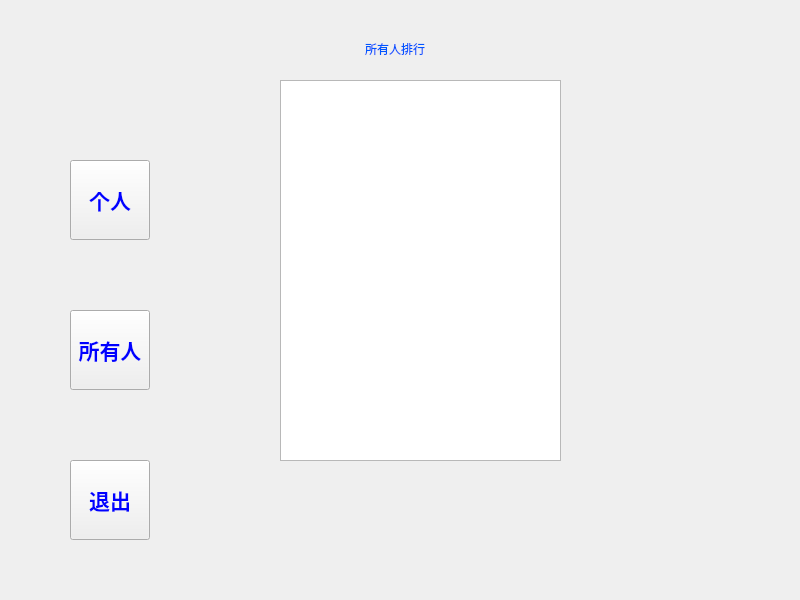
<?xml version="1.0" encoding="UTF-8"?>
<ui version="4.0">
 <class>Ranking</class>
 <widget class="QMainWindow" name="Ranking">
  <property name="geometry">
   <rect>
    <x>0</x>
    <y>0</y>
    <width>800</width>
    <height>600</height>
   </rect>
  </property>
  <property name="palette">
   <palette>
    <active>
     <colorrole role="WindowText">
      <brush brushstyle="SolidPattern">
       <color alpha="255">
        <red>0</red>
        <green>85</green>
        <blue>255</blue>
       </color>
      </brush>
     </colorrole>
    </active>
    <inactive>
     <colorrole role="WindowText">
      <brush brushstyle="SolidPattern">
       <color alpha="255">
        <red>0</red>
        <green>85</green>
        <blue>255</blue>
       </color>
      </brush>
     </colorrole>
    </inactive>
    <disabled>
     <colorrole role="WindowText">
      <brush brushstyle="SolidPattern">
       <color alpha="255">
        <red>120</red>
        <green>120</green>
        <blue>120</blue>
       </color>
      </brush>
     </colorrole>
    </disabled>
   </palette>
  </property>
  <property name="windowTitle">
   <string>排行榜</string>
  </property>
  <property name="windowIcon">
   <iconset resource="res.qrc">
    <normaloff>:/图标.ico</normaloff>:/图标.ico</iconset>
  </property>
  <property name="styleSheet">
   <string notr="true">background-image: url(:/999.jpg);</string>
  </property>
  <widget class="QWidget" name="centralwidget">
   <widget class="QStackedWidget" name="stackedWidget">
    <property name="geometry">
     <rect>
      <x>220</x>
      <y>20</y>
      <width>391</width>
      <height>551</height>
     </rect>
    </property>
    <property name="styleSheet">
     <string notr="true">background-image: url(:/888.png);</string>
    </property>
    <property name="currentIndex">
     <number>1</number>
    </property>
    <widget class="QWidget" name="page">
     <widget class="QListWidget" name="listWidget">
      <property name="geometry">
       <rect>
        <x>60</x>
        <y>60</y>
        <width>281</width>
        <height>381</height>
       </rect>
      </property>
     </widget>
     <widget class="QLabel" name="label">
      <property name="geometry">
       <rect>
        <x>130</x>
        <y>14</y>
        <width>90</width>
        <height>30</height>
       </rect>
      </property>
      <property name="text">
       <string>个人排行</string>
      </property>
      <property name="alignment">
       <set>Qt::AlignCenter</set>
      </property>
     </widget>
     <widget class="QLabel" name="label_4">
      <property name="geometry">
       <rect>
        <x>210</x>
        <y>470</y>
        <width>181</width>
        <height>30</height>
       </rect>
      </property>
      <property name="font">
       <font>
        <family>Adobe Devanagari</family>
        <pointsize>12</pointsize>
        <weight>75</weight>
        <bold>true</bold>
       </font>
      </property>
      <property name="text">
       <string/>
      </property>
     </widget>
    </widget>
    <widget class="QWidget" name="page_2">
     <widget class="QListWidget" name="listWidget_2">
      <property name="geometry">
       <rect>
        <x>60</x>
        <y>60</y>
        <width>281</width>
        <height>381</height>
       </rect>
      </property>
     </widget>
     <widget class="QLabel" name="label_2">
      <property name="geometry">
       <rect>
        <x>130</x>
        <y>14</y>
        <width>90</width>
        <height>30</height>
       </rect>
      </property>
      <property name="text">
       <string>所有人排行</string>
      </property>
      <property name="alignment">
       <set>Qt::AlignCenter</set>
      </property>
     </widget>
     <widget class="QLabel" name="label_3">
      <property name="geometry">
       <rect>
        <x>210</x>
        <y>470</y>
        <width>181</width>
        <height>30</height>
       </rect>
      </property>
      <property name="font">
       <font>
        <family>Adobe Devanagari</family>
        <pointsize>12</pointsize>
        <weight>75</weight>
        <bold>true</bold>
       </font>
      </property>
      <property name="text">
       <string/>
      </property>
     </widget>
    </widget>
   </widget>
   <widget class="QToolButton" name="toolButton">
    <property name="geometry">
     <rect>
      <x>70</x>
      <y>160</y>
      <width>80</width>
      <height>80</height>
     </rect>
    </property>
    <property name="palette">
     <palette>
      <active>
       <colorrole role="WindowText">
        <brush brushstyle="SolidPattern">
         <color alpha="255">
          <red>0</red>
          <green>0</green>
          <blue>255</blue>
         </color>
        </brush>
       </colorrole>
       <colorrole role="Text">
        <brush brushstyle="SolidPattern">
         <color alpha="255">
          <red>255</red>
          <green>255</green>
          <blue>255</blue>
         </color>
        </brush>
       </colorrole>
       <colorrole role="ButtonText">
        <brush brushstyle="SolidPattern">
         <color alpha="255">
          <red>0</red>
          <green>0</green>
          <blue>255</blue>
         </color>
        </brush>
       </colorrole>
      </active>
      <inactive>
       <colorrole role="WindowText">
        <brush brushstyle="SolidPattern">
         <color alpha="255">
          <red>0</red>
          <green>0</green>
          <blue>255</blue>
         </color>
        </brush>
       </colorrole>
       <colorrole role="Text">
        <brush brushstyle="SolidPattern">
         <color alpha="255">
          <red>255</red>
          <green>255</green>
          <blue>255</blue>
         </color>
        </brush>
       </colorrole>
       <colorrole role="ButtonText">
        <brush brushstyle="SolidPattern">
         <color alpha="255">
          <red>0</red>
          <green>0</green>
          <blue>255</blue>
         </color>
        </brush>
       </colorrole>
      </inactive>
      <disabled>
       <colorrole role="WindowText">
        <brush brushstyle="SolidPattern">
         <color alpha="255">
          <red>120</red>
          <green>120</green>
          <blue>120</blue>
         </color>
        </brush>
       </colorrole>
       <colorrole role="Text">
        <brush brushstyle="SolidPattern">
         <color alpha="255">
          <red>120</red>
          <green>120</green>
          <blue>120</blue>
         </color>
        </brush>
       </colorrole>
       <colorrole role="ButtonText">
        <brush brushstyle="SolidPattern">
         <color alpha="255">
          <red>120</red>
          <green>120</green>
          <blue>120</blue>
         </color>
        </brush>
       </colorrole>
      </disabled>
     </palette>
    </property>
    <property name="font">
     <font>
      <family>Adobe Devanagari</family>
      <pointsize>16</pointsize>
      <weight>75</weight>
      <bold>true</bold>
     </font>
    </property>
    <property name="text">
     <string>个人</string>
    </property>
   </widget>
   <widget class="QToolButton" name="toolButton_2">
    <property name="geometry">
     <rect>
      <x>70</x>
      <y>310</y>
      <width>80</width>
      <height>80</height>
     </rect>
    </property>
    <property name="palette">
     <palette>
      <active>
       <colorrole role="WindowText">
        <brush brushstyle="SolidPattern">
         <color alpha="255">
          <red>0</red>
          <green>0</green>
          <blue>255</blue>
         </color>
        </brush>
       </colorrole>
       <colorrole role="ButtonText">
        <brush brushstyle="SolidPattern">
         <color alpha="255">
          <red>0</red>
          <green>0</green>
          <blue>255</blue>
         </color>
        </brush>
       </colorrole>
      </active>
      <inactive>
       <colorrole role="WindowText">
        <brush brushstyle="SolidPattern">
         <color alpha="255">
          <red>0</red>
          <green>0</green>
          <blue>255</blue>
         </color>
        </brush>
       </colorrole>
       <colorrole role="ButtonText">
        <brush brushstyle="SolidPattern">
         <color alpha="255">
          <red>0</red>
          <green>0</green>
          <blue>255</blue>
         </color>
        </brush>
       </colorrole>
      </inactive>
      <disabled>
       <colorrole role="WindowText">
        <brush brushstyle="SolidPattern">
         <color alpha="255">
          <red>120</red>
          <green>120</green>
          <blue>120</blue>
         </color>
        </brush>
       </colorrole>
       <colorrole role="ButtonText">
        <brush brushstyle="SolidPattern">
         <color alpha="255">
          <red>120</red>
          <green>120</green>
          <blue>120</blue>
         </color>
        </brush>
       </colorrole>
      </disabled>
     </palette>
    </property>
    <property name="font">
     <font>
      <family>Adobe Devanagari</family>
      <pointsize>16</pointsize>
      <weight>75</weight>
      <bold>true</bold>
     </font>
    </property>
    <property name="text">
     <string>所有人</string>
    </property>
   </widget>
   <widget class="QPushButton" name="pushButton">
    <property name="geometry">
     <rect>
      <x>70</x>
      <y>460</y>
      <width>80</width>
      <height>80</height>
     </rect>
    </property>
    <property name="palette">
     <palette>
      <active>
       <colorrole role="WindowText">
        <brush brushstyle="SolidPattern">
         <color alpha="255">
          <red>0</red>
          <green>0</green>
          <blue>255</blue>
         </color>
        </brush>
       </colorrole>
       <colorrole role="ButtonText">
        <brush brushstyle="SolidPattern">
         <color alpha="255">
          <red>0</red>
          <green>0</green>
          <blue>255</blue>
         </color>
        </brush>
       </colorrole>
      </active>
      <inactive>
       <colorrole role="WindowText">
        <brush brushstyle="SolidPattern">
         <color alpha="255">
          <red>0</red>
          <green>0</green>
          <blue>255</blue>
         </color>
        </brush>
       </colorrole>
       <colorrole role="ButtonText">
        <brush brushstyle="SolidPattern">
         <color alpha="255">
          <red>0</red>
          <green>0</green>
          <blue>255</blue>
         </color>
        </brush>
       </colorrole>
      </inactive>
      <disabled>
       <colorrole role="WindowText">
        <brush brushstyle="SolidPattern">
         <color alpha="255">
          <red>120</red>
          <green>120</green>
          <blue>120</blue>
         </color>
        </brush>
       </colorrole>
       <colorrole role="ButtonText">
        <brush brushstyle="SolidPattern">
         <color alpha="255">
          <red>120</red>
          <green>120</green>
          <blue>120</blue>
         </color>
        </brush>
       </colorrole>
      </disabled>
     </palette>
    </property>
    <property name="font">
     <font>
      <family>Adobe Devanagari</family>
      <pointsize>16</pointsize>
      <weight>75</weight>
      <bold>true</bold>
     </font>
    </property>
    <property name="text">
     <string>退出</string>
    </property>
   </widget>
  </widget>
 </widget>
 <resources>
  <include location="res.qrc"/>
 </resources>
 <connections/>
</ui>
